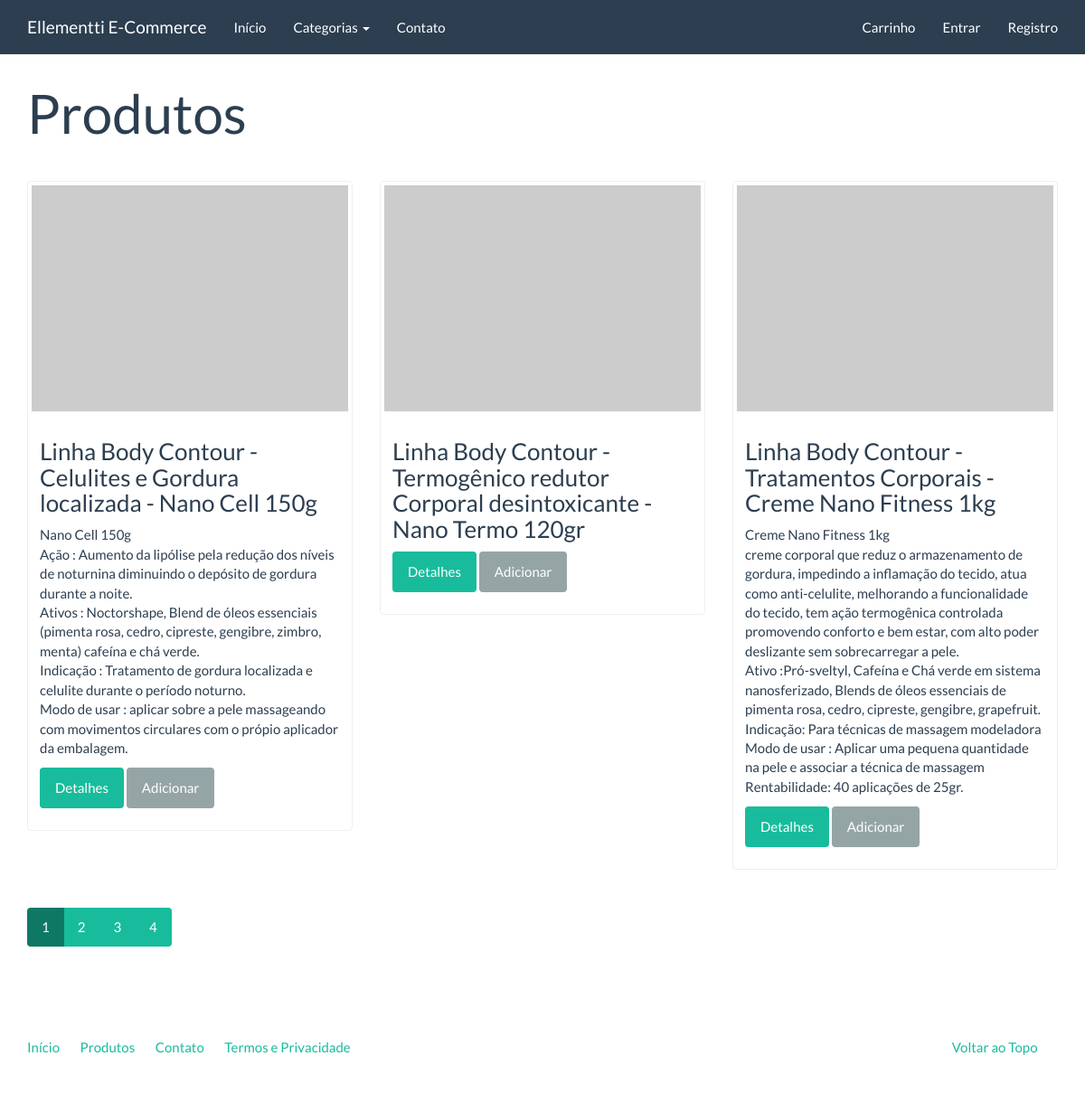
Screenshot of /catalogo/ with the database file from the repository.
### catalog/models.py (models this page shows)
class Product(models.Model):
    name = models.CharField('Nome', max_length=100)
    slug = models.SlugField('Identificador', max_length=100)
    category = models.ForeignKey('catalog.Category', verbose_name='Categoria', on_delete=models.CASCADE)
    description = models.TextField('Descrição', blank=True)
    price = models.DecimalField('Preço', decimal_places=2, max_digits=8)
    created = models.DateTimeField('Criado em', auto_now_add=True)
    modified = models.DateTimeField('Modificado em', auto_now=True)
    class Meta:
        verbose_name = 'Produto'
        verbose_name_plural = 'Produtos'
        ordering = ['name']
    def __str__(self):
        return self.name
    def get_absolute_url(self):
        return reverse('catalog:product', kwargs={'slug': self.slug})

### catalog/views.py (the view)
class ProductListView(generic.ListView):
    model = Product
    template_name = 'catalog/product_list.html'
    context_object_name = 'products'
    paginate_by = 3

### catalog/context_processors.py (called while the page is built)
def categories(request):
    return {
        'categories': Category.objects.all()
    }

### catalog/models.py (called while the page is built)
    def __str__(self):
        return self.name

    def get_absolute_url(self):
        return reverse('catalog:category', kwargs={'slug': self.slug})

### core/templatetags/pagination.py (called while the page is built)
@register.inclusion_tag('pagination.html')
def pagination(request, paginator, page_obj):
    context = {}
    context['paginator'] = paginator
    context['request'] = request
    context['page_obj'] = page_obj
    getvars = request.GET.copy()
    if 'page' in getvars:
        del getvars['page']
    if len(getvars) > 0:
        context['getvars'] = '&{0}'.format(getvars.urlencode())
    else:
        context['getvars'] = ''
    return context

### catalog/templates/catalog/product_list.html (shortened to what this page needs)
{% extends "base.html" %}
{% load pagination %}
{% block container %}
<div class="page-header">
    <h1>Produtos</h1>
</div>
<div class="row">
    {% for product in products %}
    {% include "catalog/_product.html" %}
    {% endfor %}
</div>
{% pagination request paginator page_obj %}
{% endblock %}

### catalog/templates/catalog/_product.html
<div class="col-sm-6 col-md-4">
    <div class="thumbnail">
        <a href="{{ product.get_absolute_url }}">
            <img src="http://placehold.it/350x250" alt="" />
        </a>
        <div class="caption">
            <h3>{{ product }}</h3>
            {{ product.description|linebreaks }}
            <p><a href="{{ product.get_absolute_url }}" class="btn btn-success" role="button">Detalhes</a> <a href="{% url 'checkout:create_cartitem' product.slug %}" class="btn btn-default" role="button">Adicionar</a></p>
        </div>
    </div>
</div>

### rows the page displays
Product: name "Linha Body Contour - Celulites e Gordura localizada - Nano Cell 150g", description "Nano Cell 150g Ação : Aumento da lipólise pela redução dos níveis de noturnina diminuindo o depósito de gordura durante a noite. Ativos : Noctorshape, Blend de óleos essenciais (pimenta rosa, cedro, cipreste, gengibre, zimbro, menta) cafeína e chá verde. Indicação : Tratamento de gordura localizada e celulite durante o período noturno. Modo de usar : aplicar sobre a pele massageando com movimentos circulares com o própio aplicador da embalagem."
Product: name "Linha Body Contour - Termogênico redutor Corporal desintoxicante - Nano Termo 120gr"
Product: name "Linha Body Contour - Tratamentos Corporais - Creme Nano Fitness 1kg", description "Creme Nano Fitness 1kg creme corporal que reduz o armazenamento de gordura, impedindo a inflamação do tecido, atua como anti-celulite, melhorando a funcionalidade do tecido, tem ação termogênica controlada promovendo conforto e bem estar, com alto poder deslizante sem sobrecarregar a pele. Ativo :Pró-sveltyl, Cafeína e Chá verde em sistema nanosferizado, Blends de óleos essenciais de pimenta rosa, cedro, cipreste, gengibre, grapefruit. Indicação: Para técnicas de massagem modeladora Modo de usar : Aplicar uma pequena quantidade na pele e associar a técnica de massagem Rentabilidade: 40 aplicações de 25gr."

### other values shown
{{ page }} "1" "2" "3" "4"
